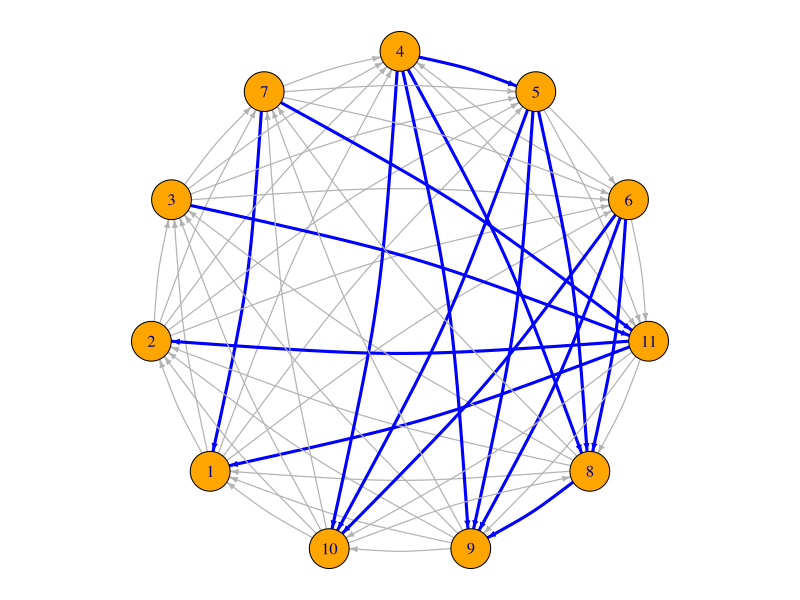
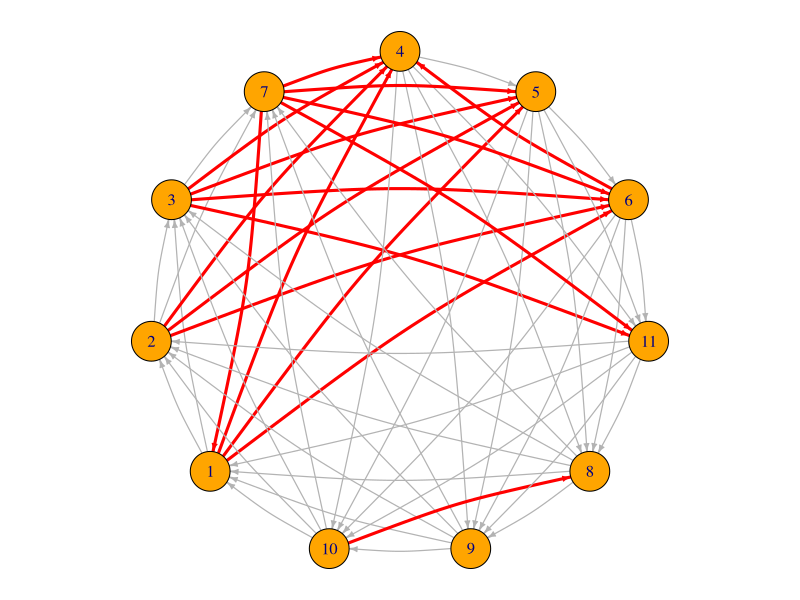

R code for these plots, in order:
# Regenerates the T* figures (manuscript Counterexample 4.2 / Figure 3) with the
# CURRENT manuscript labeling and FAS witness order (4,5,6,11,8,9,10,1,2,3,7) --
# the old graph_with_HS/graph_with_FAS predate a relabeling.  Both panels share
# one layout: the vertices on a circle in the witness order, clockwise from the
# top, so the FAS panel's backward arcs read directly against the order.
# All claims are re-verified here: T* is regular, the witness order leaves
# exactly 17 arcs backward, and the minimum 3-cycle hitting set has size 16
# (solved exactly with lpSolve).
library(igraph)
library(lpSolve)
# outputs are written to the working directory -- run this script from its own folder

voters = list(c(4, 5, 6, 11, 8, 9, 10, 2, 7, 1, 3),
              c(9, 1, 2, 3, 7, 5, 6, 4, 11, 10, 8),
              c(10, 8, 3, 7, 11, 1, 2, 6, 4, 5, 9))
n = 11
L = matrix(0, n, n)
for (v in voters) for (a in 1:(n - 1)) for (b in (a + 1):n) {
  L[v[a], v[b]] = L[v[a], v[b]] + 1
}
edges = NULL
for (i in 1:(n - 1)) for (j in (i + 1):n) {
  stopifnot(L[i, j] != L[j, i])
  edges = rbind(edges, if (L[i, j] > L[j, i]) c(i, j) else c(j, i))
}
g = graph_from_edgelist(edges, directed = TRUE)
stopifnot(all(degree(g, mode = "out") == 5))  # T* is regular

# FAS: backward set of the witness order
worder = c(4, 5, 6, 11, 8, 9, 10, 1, 2, 3, 7)
pos = match(1:n, worder)
backIdx = which(pos[edges[, 1]] > pos[edges[, 2]])
stopifnot(length(backIdx) == 17)
cat("FAS check: witness order leaves", length(backIdx), "arcs backward\n")

# minimum 3-cycle hitting set, exact (lpSolve, binary)
adj = matrix(FALSE, n, n); adj[edges] = TRUE
rows = NULL
for (i in 1:(n - 2)) for (j in (i + 1):(n - 1)) for (k in (j + 1):n) {
  tri = c(i, j, k)
  sub = adj[tri, tri]
  if (all(rowSums(sub) == 1)) {  # cyclic triangle: each vertex beats exactly one
    row = rep(0, nrow(edges))
    for (a in 1:3) for (b in 1:3) if (sub[a, b]) {
      row[which(edges[, 1] == tri[a] & edges[, 2] == tri[b])] = 1
    }
    rows = rbind(rows, row)
  }
}
cat("cyclic triangles:", nrow(rows), "\n")
sol = lp("min", rep(1, nrow(edges)), rows, rep(">=", nrow(rows)),
         rep(1, nrow(rows)), all.bin = TRUE)
stopifnot(sol$status == 0, abs(sol$objval - 16) < 1e-9)
hsIdx = which(sol$solution > 0.5)
cat("HS check: minimum 3-cycle hitting set has", length(hsIdx), "arcs\n")

# shared layout: circle in witness order, clockwise from the top
lay = matrix(0, n, 2)
for (i in 1:n) {
  ang = pi / 2 - 2 * pi * (i - 1) / n
  lay[worder[i], ] = c(cos(ang), sin(ang))
}

drawPanel = function(hi, hiCol, fname) {
  ecol = rep("gray70", nrow(edges)); ecol[hi] = hiCol
  ewid = rep(1.2, nrow(edges));      ewid[hi] = 3
  pdf(fname, width = 6, height = 6)
  par(mar = c(0.5, 0.5, 0.5, 0.5))
  plot(g, layout = lay,
       vertex.color = "orange", vertex.label = 1:n,
       vertex.label.color = "navy", vertex.size = 16,
       edge.color = ecol, edge.width = ewid,
       edge.arrow.size = 0.4, edge.curved = 0.08)
  dev.off()
  cat(fname, "written\n")
}

drawPanel(hsIdx, "blue", "Tstar_HS.pdf")
drawPanel(backIdx, "red", "Tstar_FAS.pdf")
